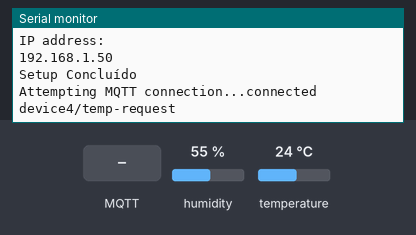
Recording of a sketch running on a simulated ESP8266 (Wemos D1 mini). On the bench: the last lines printed to the serial monitor. The inputs (shaded band) are chosen by the test bench; at power-on: humidity 55 %, temperature 24 °C. WiFi joins after 1.5 s; servers stay silent unless stated; random numbers use the default seed unless the sketch sets one; no MQTT or app messages arrive unless stated.

Above: at 2.7 s.
2.8 s: MQTT message "device4/temp-request" arrives on the first subscribed topic
At 3.9 s:
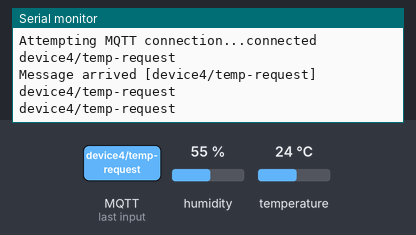
4.3 s: MQTT message "true" arrives on the first subscribed topic
At 5.4 s:
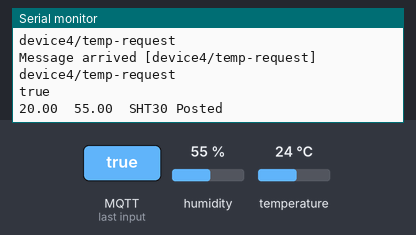
5.8 s: MQTT message "on" arrives on the first subscribed topic
At 6.2 s:
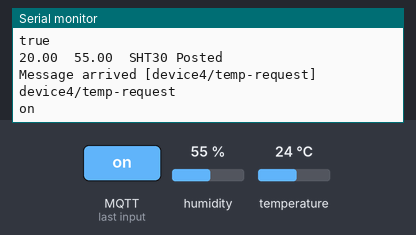
7.3 s: MQTT message "off" arrives on the first subscribed topic
At 8.5 s:
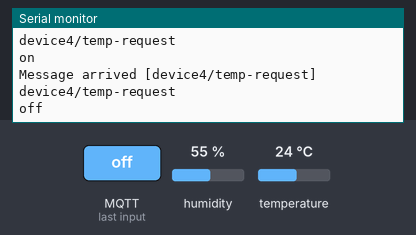

The sketch:

sht30-bmp180.ino
```cpp
#include <WEMOS_SHT3X.h>
#include <Wire.h>
#include <ESP8266WiFi.h>
#include <PubSubClient.h>
#include <ArduinoJson.h>

#include "constantes.h"

WiFiClient espClient;
PubSubClient client(espClient);
SHT3X sht(0x45);

void callback(char *topic, byte *payload, unsigned int length);
void setup_wifi();
void serialize_update();
void temp_json();

void setup() {
  Serial.begin(115200);

  setup_wifi();
  client.setServer(mqtt_server, porta);
  client.setCallback(callback);

  Serial.println("Setup Concluído");
}

void reconnect()
{
  while (!client.connected())
  {
    Serial.print("Attempting MQTT connection...");
    // Cria uma ID
    String clientId = "ESP-SuricatoTemp";
    clientId += String(random(0xffff), HEX);

    if (client.connect(clientId.c_str()))
    {
      Serial.println("connected");
      // Colhe informações
      Serial.println(sub1);
      client.subscribe(sub1);
    }
    else
    {
      Serial.print("failed, rc=");
      Serial.print(client.state());
      Serial.println(" try again in 5 seconds");
      delay(5000);
    }
  }
}

void loop() {
  if (!client.connected())
  {
    reconnect();
  }
  client.loop();
}
```

constantes.h
```cpp
/* defines - wi-fi */
#define SSID_WIFI "Familia Murici"
#define PASSWORD "murici1020"
#define INTERVALO_DE_ENVIO 1000
//#define SERVER_IP "192.168.1.6:3000"

const char* mqtt_server = "192.168.1.16";
const int porta = 1883;

#define sub1 "device4/temp-request"
#define post1 "device4/temperature"

/* Variáveis de interface e controle */
const int status_led = 15; //D7

/* Controle de estados */
String state_temp;
String state_hum;

/* Controle de estados e Json */
char json_to_send[256];
String MY_IP_ADDR, MY_MAC_ADDR;

#define MSG_BUFFER_SIZE (50)
unsigned long lastMsg = 0;
char msg[MSG_BUFFER_SIZE];
int value = 0;
```

functions.ino
```cpp
void setup_wifi(){
  delay(10);
  // We start by connecting to a WiFi network
  Serial.println();
  Serial.print("Connecting to ");
  Serial.println(SSID_WIFI);

  WiFi.mode(WIFI_STA);
  WiFi.begin(SSID_WIFI, PASSWORD);

  while (WiFi.status() != WL_CONNECTED)
  {
    delay(500);
    Serial.print(".");
  }

  randomSeed(micros());

  Serial.println("");
  Serial.println("WiFi connected");
  Serial.println("IP address: ");
  Serial.println(WiFi.localIP());
}

void callback(char *topic, byte *payload, unsigned int length) {
  Serial.print("Message arrived [");
  Serial.print(topic);
  Serial.print("] ");

  if (strstr(topic, sub1))
  {
    String topic_str = String(topic);
    String payload_str;

    for (int i = 0; i < length; i++) {
      char c = (char)payload[i];
      payload_str += c;
    }
    Serial.println();
    output_request(topic_str, payload_str);
  }
}

void serialize_update()
{
  StaticJsonDocument<192> doc_send;

  doc_send["name"] = "suricato11";

  JsonObject info = doc_send.createNestedObject("info");
  info["type"] = "Garden";
  info["place"] = "quintal";
  info["ipaddr"] = "7.1.0.1";

  JsonObject data = doc_send.createNestedObject("data");
  data["temperature"] = state_temp;
  data["humidity"] = state_hum;
  data["soil"] = "data";

  serializeJson(doc_send, json_to_send);
}

void output_request(String topic_in , String payload_in)
{
  Serial.println(topic_in);
  Serial.println(payload_in);
  if (topic_in == "device4/temp-request")  {
    if(payload_in == "true") {
      temp_json();
    }
  }
}

void temp_json()
{
  if (sht.get()==0){
    float real_temp = (sht.cTemp) - 4;
    float real_hum = sht.humidity;
    state_temp = String(real_temp, 1);
    state_hum = String(real_hum, 1);

    Serial.print(real_temp);
    Serial.print("\t");
    Serial.print(real_hum);
    Serial.print("\t");
  }
  else  {
    Serial.println("Error!");
  }

  delay(50);
  serialize_update();
  client.publish(post1, json_to_send);
  Serial.println("SHT30 Posted");
}
```

Measured:
- after the input at 2.8 s, the serial monitor: prints a new line at once (image 1)
- after the input at 4.3 s, the serial monitor: prints a new line at once (image 2)
- after the input at 5.8 s, the serial monitor: prints a new line at once (image 3)
- after the input at 7.3 s, the serial monitor: prints a new line at once (image 4)
